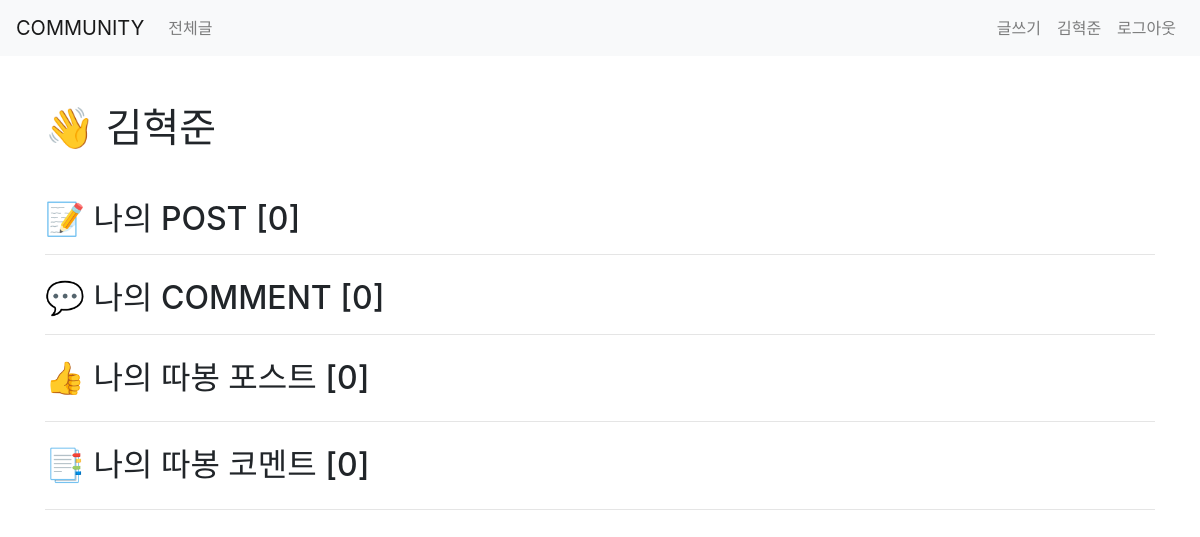
Page /accounts/ (signed in) on the earlier database version.
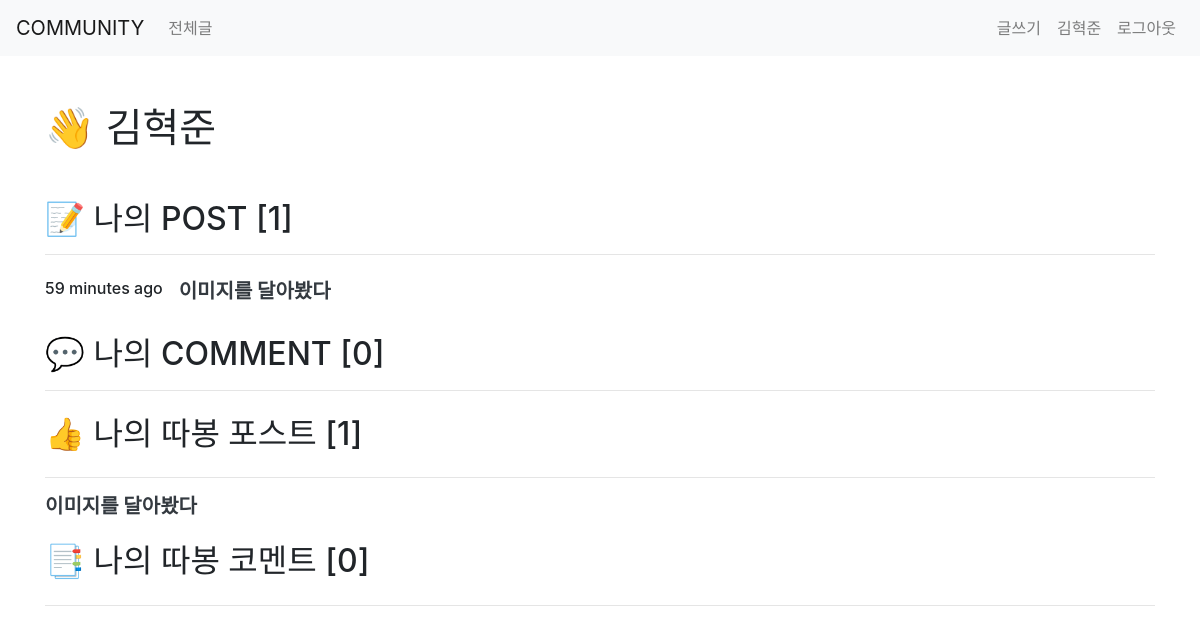
Same page on the later database version.
### accounts/models.py (models this page shows)
class User(AbstractUser):
    followers = models.ManyToManyField(
        settings.AUTH_USER_MODEL, related_name='followings')

### posts/models.py (models this page shows)
class Post(models.Model):
    user = models.ForeignKey(settings.AUTH_USER_MODEL,
                             on_delete=models.CASCADE)
    title = models.CharField(max_length=150)
    content = models.TextField()
    post_img = ProcessedImageField(
        processors=[ResizeToFill(300, 300)],
        format='GIF',
        options={'quality': 90},
        upload_to='media')
    created_at = models.DateTimeField(auto_now_add=True)
    like_users = models.ManyToManyField(
        settings.AUTH_USER_MODEL, related_name='like_posts')

### accounts/views.py (the view)
# urls.py: path('', views.mypage, name='mypage'),
@login_required
def mypage(req):
    user = req.user
    return render(req, 'accounts/mypage.html', {'user': user})

### accounts/templates/accounts/mypage.html (shortened to what this page needs)
{%extends 'base.html'%}
{% load humanize %}
{%block body%}
<div class="container my-5">
  <h1 class="mb-5">👋 {{user.username}}</h1>
  <h2 class="my-3">📝 나의 POST [{{user.post_set.count}}]</h2>
  <hr>
  <div class="my-4">
    {% for post in user.post_set.all %}
    <div class="d-flex">
      <h6 class="mr-3">{{post.created_at|naturaltime}}</h6>
      <h5 class="font-weight-bold">
        <a href="{% url 'posts:detail' post.id%}" class="text-dark" style="text-decoration: none;">
          {{post.title}}
        </a>
      </h5>
    </div>
    {% endfor %}
  </div>
  <h2 class="my-3">💬 나의 COMMENT [{{user.comment_set.count}}]</h2>
  <hr>
  <h2 class="my-4">👍 나의 따봉 포스트 [{{user.like_posts.count}}]</h2>
  <hr>
  {% for post in user.like_posts.all%}
  <h5><a class="text-dark font-weight-bold" style="text-decoration:none;"
      href="{%url 'posts:detail' post.id%}">{{post.title}}</a></h5>
  {%endfor%}
  <h2 class="my-4">📑 나의 따봉 코멘트 [{{user.like_comments.count}}]</h2>
  <hr>
</div>
{%endblock%}

### Community/templates/base.html (shortened to what this page needs)
{%load bootstrap4%}
<!DOCTYPE html>
<html lang="en">
<head>
  {%bootstrap_css%}
</head>
<body>
  <nav class="navbar navbar-expand-lg navbar-light bg-light">
    <a class="navbar-brand" href="{% url 'posts:index' %}">COMMUNITY</a>
    <div class="collapse navbar-collapse" id="navbarNav">
      <ul class="navbar-nav d-flex justify-content-between" style="width:100%;">
        <div>
          <li class="nav-item">
            <a class="nav-link" href="{%url 'posts:index'%}">전체글</a>
          </li>
        </div>
        <div class="d-lg-flex">
          {% if user.is_authenticated %}
          <li class="nav-item ">
            <a class="nav-link" href="{%url 'posts:create'%}">글쓰기</a>
          </li>
          <li class="nav-item ">
            <a class="nav-link" href="{%url 'accounts:mypage'%}">{{user.username}}</a>
          </li>
          <li class="nav-item ">
            <a class="nav-link" href="{%url 'accounts:logout'%}">로그아웃</a>
          </li>
          {% endif %}
        </div>
      </ul>
    </div>
  </nav>
  {%block body%}
  {%endblock%}
</body>
</html>

Differences in the rows shown:
computed for User "김혁준": post_set.count "0" → "1"; like_posts.count "0" → "1"
added Post: created_at "59 minutes ago", title "이미지를 달아봤다"
